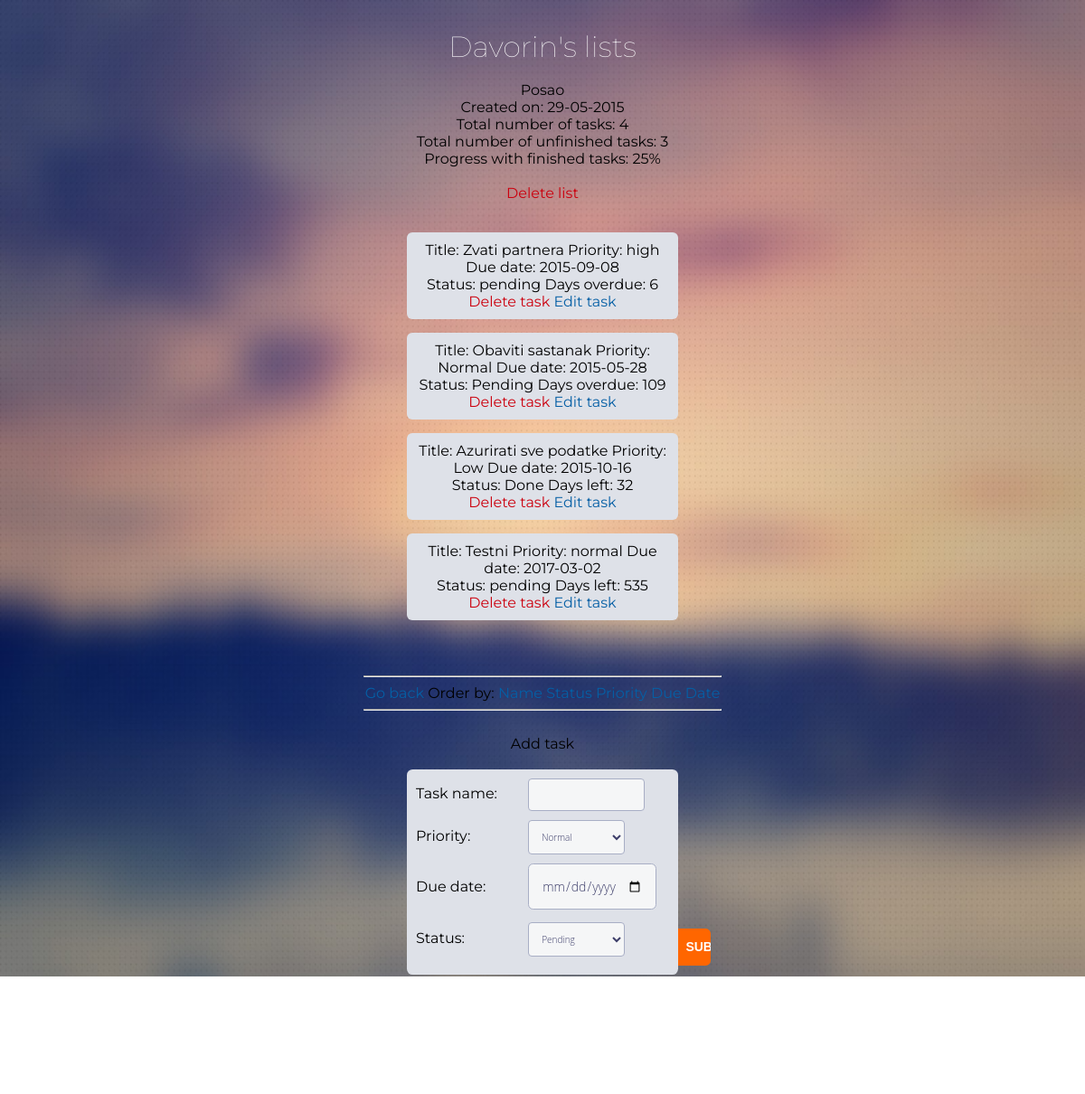
/view_list.php?id=60 (signed in), run on the app's committed database.
### tables this page shows
CREATE TABLE IF NOT EXISTS `lists` (
  `id` int(11) NOT NULL,
  `title` text NOT NULL,
  `user_id` int(11) NOT NULL,
  `date_created` varchar(50) NOT NULL
);

CREATE TABLE IF NOT EXISTS `tasks` (
  `id` int(11) NOT NULL,
  `title` text NOT NULL,
  `priority` varchar(255) NOT NULL,
  `due_date` date NOT NULL,
  `status` varchar(50) NOT NULL,
  `list_id` int(11) NOT NULL
);

### includes/initialize.php (called while the page is built, shortened)
<?php
require_once('functions.php');
require_once('session.php');
require_once('database.php');
require_once('database_objects.php');
require_once('list.php');
require_once('task.php');

### includes/database.php (called while the page is built, shortened)
<?php
class Database {
  private $connection;
  public function open_connection() {
    $this->connection = mysqli_connect('localhost', 'root', '', 'todo');
  }
  public function query($sql) {
    $result = mysqli_query($this->connection, $sql);
    return $result;
  }
  public function escape_value($string) {
    $escaped_string = mysqli_real_escape_string($this->connection, $string);
    return $escaped_string;
  }
  public function fetch_array($result_set) {
      return mysqli_fetch_array($result_set);
    }
}
$database = new Database();

### includes/database_objects.php (called while the page is built, shortened)
<?php
require_once('initialize.php');
class DatabaseObject {
  public static function find_by_id($id=0) {
    $result_array = static::find_by_sql("SELECT * FROM ".static::$table_name." WHERE id={$id} LIMIT 1");
		return !empty($result_array) ? array_shift($result_array) : false;
  }
  public static function find_by_sql($sql="") {
    global $database;
    $result_set = $database->query($sql);
    $object_array = array();
    while ($row = $database->fetch_array($result_set)) {
      $object_array[] = static::instantiate($row);
    }
    return $object_array;
  }
	private static function instantiate($record) {
		$object = new static;
		foreach($record as $attribute=>$value){
		  if($object->has_attribute($attribute)) {
		    $object->$attribute = $value;
		  }
		}
		return $object;
	}
	private function has_attribute($attribute) {
	  return array_key_exists($attribute, $this->attributes());
	}
	protected function attributes() {
	  $attributes = array();
	  foreach(static::$db_fields as $field) {
	    if(property_exists($this, $field)) {
	      $attributes[$field] = $this->$field;
	    }
	  }
	  return $attributes;
	}
}

### includes/task.php (called while the page is built, shortened)
<?php
require_once('initialize.php');
class Task extends DatabaseObject {
	protected static $table_name="tasks";
	public static function find_tasks_on($list_id=0) {
    global $database;
    $sql = "SELECT * FROM " . static::$table_name;
    $sql .= " WHERE list_id=" .$database->escape_value($list_id);
    return static::find_by_sql($sql);
	}
	public static function find_finished_on($list_id=0) {
	global $database;
    $sql = "SELECT * FROM " . static::$table_name;
    $sql .= " WHERE status= 'done'";
    $sql .= " AND list_id=" .$database->escape_value($list_id);
    return static::find_by_sql($sql);
	}
	public static function find_unfinished_on($list_id=0) {
	global $database;
    $sql = "SELECT * FROM " . static::$table_name;
    $sql .= " WHERE status= 'pending'";
    $sql .= " AND list_id=" .$database->escape_value($list_id);
    return static::find_by_sql($sql);
	}
}

### includes/list.php (called while the page is built, shortened)
<?php
require_once('initialize.php');
class Lista extends DatabaseObject {
	public $id;
	public function tasks() {
		return Task::find_tasks_on($this->id);
	}
	public function finished_tasks() {
		return Task::find_finished_on($this->id);
	}
	public function unfinished_tasks() {
		return Task::find_unfinished_on($this->id);
	}
}

### view_list.php (the view, shortened to what this page needs)
<!DOCTYPE html>
<html>
<head>
<link href="css/style.css" rel='stylesheet' type='text/css' />
</head>
<body>
<div class="login-form">
  <?php require_once("includes/initialize.php");
  $lists = Lista::find_by_id($_GET['id']);
    $lists = Lista::find_by_id($_GET['id']);
    echo $lists->title;
    echo "Created on: " . $lists->date_created;
    echo "Total number of tasks: " . count($lists->tasks());
    echo "Total number of unfinished tasks: " . count($lists->unfinished_tasks());
    if (count($lists->finished_tasks()) > 0) {
      echo "Progress with finished tasks: " . round((count($lists->finished_tasks())/count($lists->tasks())*100),2) . "%</br></br>";
    } else echo "Progress with finished tasks: 0 percent</br>";
    ?>
<a href="admin/delete_list.php?id=<?php echo $lists->id;?>" class="colorRed" onclick="return confirm('Are you sure you want to delete this item?');">Delete list</a>
  <?php
  $tasks = $lists->tasks();
  foreach ($tasks as $task) {
    echo '<div class="taskWrap"> Title: '. $task->title;
    echo " Priority: {$task->priority}";
    echo " Due date: {$task->due_date}<br>";
    echo " Status: {$task->status}";
    days_left(($task->due_date), (date('Y-m-d')));
    ?>
    <br>
    <a class="deleteTask colorRed" href="admin/delete_task.php?id=<?php echo $task->id;?>" data-id="<?php echo $task->id;?>">Delete task</a>
    <a href="admin/edit_task.php?id=<?php echo $task->id;?>">Edit task</a>
    </div>
    <?php } ?>
</br></br><hr>
<a href="index.php">Go back</a>
Order by:
<a href="view_list.php?id=<?php echo $lists->id; ?>&orderBy=title">Name</a>
<a href="view_list.php?id=<?php echo $lists->id;; ?>&orderBy=status">Status</a>
<a href="view_list.php?id=<?php echo $lists->id;; ?>&orderBy=priority">Priority</a>
<a href="view_list.php?id=<?php echo $lists->id;; ?>&orderBy=due_date">Due Date</a>
<hr><br>
<h2>Add task</h2>
<div class="task-form">
  <form action="view_list.php?id=<?php echo $lists->id; ?>" method="POST">
    <label>Task name:</label>
    <input type="text" class="text" name="title"/>
    <br>
    <label>Priority:</label>
    <select name="priority">
      <option selected value="normal">Normal</option>
    </select>
    <br>
    <label>Due date:</label>
    <input type="date" name="duedate">
    <br>
    <label>Status:</label>
    <select name="status">
      <option value="pending">Pending</option>
    </select>
    <input type="submit" class="submit" name="submit" value="Submit" />
  </form>
</div>
<div class="copy-right">
  <p>Davorin Lucic - Locastic</p>
</div>
</body>
</html>

### includes/session.php (shortened to what this page needs)
<?php
class Session {
  private $logged_in=false;
  function __construct() {
    if($this->logged_in) {
      echo "<h1>{$_SESSION["first_name"]}'s lists</h1>";
    } else {
    }
  }
  private function check_login() {
    if(isset($_SESSION['user_id'])) {
      $this->logged_in = true;
    } else {
      unset($this->user_id);
      $this->logged_in = false;
    }
  }
}
$session = new Session();

### includes/functions.php (shortened to what this page needs)
<?php
function days_left($date1, $date2){
$date_diff=(strtotime($date1)-strtotime($date2)) / 86400;
if($date_diff > 0) {
	echo " Days left: " . round($date_diff);
} else {
	echo " Days overdue: " . abs(round($date_diff));
	}
}

### css/style.css (style rules this page uses)
html,body,div,span,applet,object,iframe,h1,h2,h3,h4,h5,h6,p,blockquote,pre,a,abbr,acronym,address,big,cite,code,del,dfn,em,img,ins,kbd,q,s,samp,small,strike,strong,sub,sup,tt,var,b,u,i,dl,dt,dd,ol,nav ul,nav li,fieldset,form,label,legend,table,caption,tbody,tfoot,thead,tr,th,td,article,aside,canvas,details,embed,figure,figcaption,footer,header,hgroup,menu,nav,output,ruby,section,summary,time,mark,audio,video { margin:0;padding:0;border:0;font-size:100%;font:inherit;vertical-align:baseline; }
a { text-decoration:none; }
html { height: 150%; }
body { background: url(../images/bg.jpg)no-repeat; font-family: 'Montserrat', sans-serif; background-size: 100% 135%; }
body a,form li,input[type="submit"],input[type="text"],.sixth-login input[type="submit"],.third-login input[type="submit"] { transition: 0.1s all; -webkit-transition: 0.1s all; -moz-transition: 0.1s all; -o-transition: 0.1s all; }
a { color: #055fa5; outline: none; }
h1 { text-align: center; color: #ffffff; font-size: 3em; font-weight: 100; padding-top: 2em; }
form { padding-top: 1em; background: #dee1e8; border-radius: .4em; }
input[type="text"], select, input[type="date"] { font-family: 'Open Sans', sans-serif; width: 40%; padding: 1em 1em 1em 1em; color: #3D3E6A; font-size: 14px; outline: none; background: #f5f6f7; border: none; font-weight: 100; margin-bottom: 1em; border: 1px solid#A8AEC5; border-radius: .4em; -webkit-border-radius: 0.4em; -o-border-radius: 0.4em; -moz-border-radius: 0.4em; }
input[type="submit"] { background: #ff6600; padding: .8em .6em .8em .6em; outline: none; border: none; font-size: 1em; cursor: pointer; color: #fff; text-transform: uppercase; font-weight: bold; border-top-right-radius: .4em; -webkit-border-top-right-radius: .4em; -o-border-top-right-radius: .4em; -moz-border-top-right-radius: .4em; border-bottom-right-radius: .4em; -webkit-border-bottom-right-radius: .4em; -o-border-bottom-right-radius: .4em; -moz-border-bottom-right-radius: .4em; position: absolute; width: 12%; right: -12%; font-size: 14px; bottom: 10px; padding: .9em .6em .9em .6em; }
input[type="text"], select { width: 38%; padding: 1em 1em 1em 1em; font-size: 10px; }
.login-form { width: 33%; height: 100%; margin: 0 auto; text-align: center; position: relative; }
.task-form { width: 300px; text-align: left; margin: 0 auto; position: relative; }
.task-form form { padding: 10px; position: relative; }
.task-form input[type="submit"] { left: 300px; width: auto; }
.task-form label { width: 120px; display: inline-block; }
.taskWrap { width: 280px; margin: 15px auto; background-color: #dee1e8; padding: 10px; border-radius: 6px; }
.login-form p { padding-bottom: 2em; color: #fff; font-weight: 100; font-size: 1.2em; }
.colorRed { color: #cc000e; }
.copy-right { text-align: center; padding-top: 10em; color: #fff; }
.copy-right { padding-top: 5em; }
h1 { padding-top: 1em; font-size: 2em; }
.login-form p { margin-left: 1em; }

### data on the page
lists: title "Posao", date_created "29-05-2015"
tasks: title "Zvati partnera", priority "high", due_date "2015-09-08", status "pending", due_date "6"
tasks: title "Obaviti sastanak", priority "Normal", due_date "2015-05-28", status "Pending", due_date "109"
tasks: title "Azurirati sve podatke", priority "Low", due_date "2015-10-16", status "Done", due_date "32"
tasks: title "Testni", priority "normal", due_date "2017-03-02", status "pending", due_date "535"

### other printed values
$_SESSION["first_name"] "Davorin"
count($lists->tasks()) "4"
count($lists->unfinished_tasks()) "3"
count($lists->finished_tasks())/count($lists->tasks())*100 "25"
